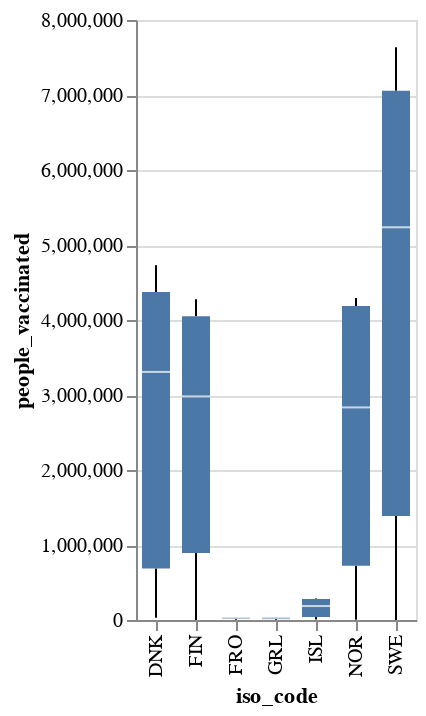

Write notebook code for a chart like this one.
### Code cell
bpvac = alt.Chart(covid).mark_boxplot(extent='min-max').encode(
    x='iso_code:O',
    y='people_vaccinated:Q'
)

bpvac

### Figure 1 — Vega-Lite specification as saved in the notebook (floating-point values rounded to 4 significant figures; data arrays with more than 128 entries replaced by an {"elided": "..."} marker saying what was removed)
{"config": {"view": {"continuousWidth": 400, "continuousHeight": 300}}, "data": {"name": "data-28593694ebf321b29b5a95a9ebeab0fb"}, "mark": {"type": "boxplot", "extent": "min-max"}, "encoding": {"x": {"field": "iso_code", "type": "ordinal"}, "y": {"field": "people_vaccinated", "type": "quantitative"}}, "$schema": "https://vega.github.io/schema/vega-lite/v4.17.0.json", "datasets": {"data-28593694ebf321b29b5a95a9ebeab0fb": {"elided": "2555 records"}}}
